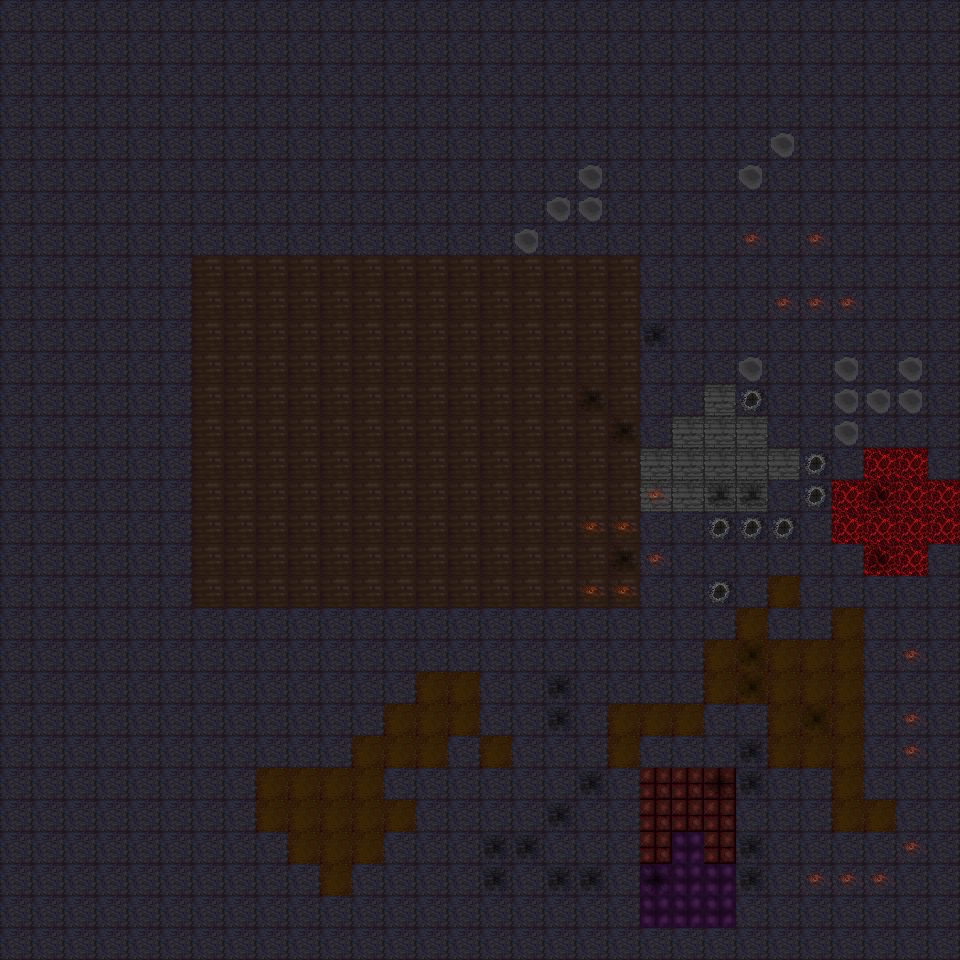

The image is a tile-based game level rendered from a .tmx file. Its description and complete source (layers, tilesets, objects, tile grids) follow:
An orthogonal 30x30 tile map with 32x32 px tiles, 2 tile layers (ground, decal).

<map version="1.10" tiledversion="1.11.2" orientation="orthogonal" renderorder="right-down" width="30" height="30" tilewidth="32" tileheight="32" infinite="0" nextlayerid="3" nextobjectid="1">
 <tileset firstgid="1" name="test" tilewidth="32" tileheight="32" tilecount="28" columns="7">
  <image source="tileset1.png" width="224" height="128" />
 </tileset>
 <layer id="1" name="ground" width="30" height="30">
  <data encoding="csv">
3,3,3,3,3,3,3,3,3,3,3,3,3,3,3,3,3,3,3,3,3,3,3,3,3,3,3,3,3,3,
3,3,3,3,3,3,3,3,3,3,3,3,3,3,3,3,3,3,3,3,3,3,3,3,3,3,3,3,3,3,
3,3,3,3,3,3,3,3,3,3,3,3,3,3,3,3,3,3,3,3,3,3,3,3,3,3,3,3,3,3,
3,3,3,3,3,3,3,3,3,3,3,3,3,3,3,3,3,3,3,3,3,3,3,3,3,3,3,3,3,3,
3,3,3,3,3,3,3,3,3,3,3,3,3,3,3,3,3,3,3,3,3,3,3,3,3,3,3,3,3,3,
3,3,3,3,3,3,3,3,3,3,3,3,3,3,3,3,3,3,3,3,3,3,3,3,3,3,3,3,3,3,
3,3,3,3,3,3,3,3,3,3,3,3,3,3,3,3,3,3,3,3,3,3,3,3,3,3,3,3,3,3,
3,3,3,3,3,3,3,3,3,3,3,3,3,3,3,3,3,3,3,3,3,3,3,3,3,3,3,3,3,3,
3,3,3,3,3,3,1,1,1,1,1,1,1,1,1,1,1,1,1,1,3,3,3,3,3,3,3,3,3,3,
3,3,3,3,3,3,1,1,1,1,1,1,1,1,1,1,1,1,1,1,3,3,3,3,3,3,3,3,3,3,
3,3,3,3,3,3,1,1,1,1,1,1,1,1,1,1,1,1,1,1,3,3,3,3,3,3,3,3,3,3,
3,3,3,3,3,3,1,1,1,1,1,1,1,1,1,1,1,1,1,1,3,3,3,3,3,3,3,3,3,3,
3,3,3,3,3,3,1,1,1,1,1,1,1,1,1,1,1,1,1,1,3,3,11,3,3,3,3,3,3,3,
3,3,3,3,3,3,1,1,1,1,1,1,1,1,1,1,1,1,1,1,3,11,11,11,3,3,3,3,3,3,
3,3,3,3,3,3,1,1,1,1,1,1,1,1,1,1,1,1,1,1,11,11,11,11,11,3,3,13,13,3,
3,3,3,3,3,3,1,1,1,1,1,1,1,1,1,1,1,1,1,1,11,11,11,11,3,3,13,13,13,13,
3,3,3,3,3,3,1,1,1,1,1,1,1,1,1,1,1,1,1,1,3,3,3,3,3,3,13,13,13,13,
3,3,3,3,3,3,1,1,1,1,1,1,1,1,1,1,1,1,1,1,3,3,3,3,3,3,3,13,13,3,
3,3,3,3,3,3,1,1,1,1,1,1,1,1,1,1,1,1,1,1,3,3,3,3,4,3,3,3,3,3,
3,3,3,3,3,3,3,3,3,3,3,3,3,3,3,3,3,3,3,3,3,3,3,4,3,3,4,3,3,3,
3,3,3,3,3,3,3,3,3,3,3,3,3,3,3,3,3,3,3,3,3,3,4,4,4,4,4,3,3,3,
3,3,3,3,3,3,3,3,3,3,3,3,3,4,4,3,3,3,3,3,3,3,4,4,4,4,4,3,3,3,
3,3,3,3,3,3,3,3,3,3,3,3,4,4,4,3,3,3,3,4,4,4,3,3,4,4,4,3,3,3,
3,3,3,3,3,3,3,3,3,3,3,4,4,4,3,4,3,3,3,4,3,3,3,3,4,4,4,3,3,3,
3,3,3,3,3,3,3,3,4,4,4,4,3,3,3,3,3,3,3,3,7,7,7,3,3,3,4,3,3,3,
3,3,3,3,3,3,3,3,4,4,4,4,4,3,3,3,3,3,3,3,7,7,7,3,3,3,4,4,3,3,
3,3,3,3,3,3,3,3,3,4,4,4,3,3,3,3,3,3,3,3,7,6,7,3,3,3,3,3,3,3,
3,3,3,3,3,3,3,3,3,3,4,3,3,3,3,3,3,3,3,3,6,6,6,3,3,3,3,3,3,3,
3,3,3,3,3,3,3,3,3,3,3,3,3,3,3,3,3,3,3,3,6,6,6,3,3,3,3,3,3,3,
3,3,3,3,3,3,3,3,3,3,3,3,3,3,3,3,3,3,3,3,3,3,3,3,3,3,3,3,3,3
</data>
 </layer>
 <layer id="2" name="decal" width="30" height="30">
  <data encoding="csv">
0,0,0,0,0,0,0,0,0,0,0,0,0,0,0,0,0,0,0,0,0,0,0,0,0,0,0,0,0,0,
0,0,0,0,0,0,0,0,0,0,0,0,0,0,0,0,0,0,0,0,0,0,0,0,0,0,0,0,0,0,
0,0,0,0,0,0,0,0,0,0,0,0,0,0,0,0,0,0,0,0,0,0,0,0,0,0,0,0,0,0,
0,0,0,0,0,0,0,0,0,0,0,0,0,0,0,0,0,0,0,0,0,0,0,0,0,0,0,0,0,0,
0,0,0,0,0,0,0,0,0,0,0,0,0,0,0,0,0,0,0,0,0,0,0,0,27,0,0,0,0,0,
0,0,0,0,0,0,0,0,0,0,0,0,0,0,0,0,0,0,27,0,0,0,0,27,0,0,0,0,0,0,
0,0,0,0,0,0,0,0,0,0,0,0,0,0,0,0,0,27,27,0,0,0,0,0,0,0,0,0,0,0,
0,0,0,0,0,0,0,0,0,0,0,0,0,0,0,0,27,0,0,0,0,0,0,26,0,26,0,0,0,0,
0,0,0,0,0,0,0,0,0,0,0,0,0,0,0,0,0,0,0,0,0,0,0,0,0,0,0,0,0,0,
0,0,0,0,0,0,0,0,0,0,0,0,0,0,0,0,0,0,0,0,0,0,0,0,26,26,26,0,0,0,
0,0,0,0,0,0,0,0,0,0,0,0,0,0,0,0,0,0,0,0,28,0,0,0,0,0,0,0,0,0,
0,0,0,0,0,0,0,0,0,0,0,0,0,0,0,0,0,0,0,0,0,0,0,27,0,0,27,0,27,0,
0,0,0,0,0,0,0,0,0,0,0,0,0,0,0,0,0,0,28,0,0,0,0,25,0,0,27,27,27,0,
0,0,0,0,0,0,0,0,0,0,0,0,0,0,0,0,0,0,0,28,0,0,0,0,0,0,27,0,0,0,
0,0,0,0,0,0,0,0,0,0,0,0,0,0,0,0,0,0,0,0,0,0,0,0,0,25,0,0,0,0,
0,0,0,0,0,0,0,0,0,0,0,0,0,0,0,0,0,0,0,0,26,0,28,28,0,25,0,28,0,0,
0,0,0,0,0,0,0,0,0,0,0,0,0,0,0,0,0,0,26,26,0,0,25,25,25,0,0,0,0,0,
0,0,0,0,0,0,0,0,0,0,0,0,0,0,0,0,0,0,0,28,26,0,0,0,0,0,0,28,0,0,
0,0,0,0,0,0,0,0,0,0,0,0,0,0,0,0,0,0,26,26,0,0,25,0,0,0,0,0,0,0,
0,0,0,0,0,0,0,0,0,0,0,0,0,0,0,0,0,0,0,0,0,0,0,0,0,0,0,0,0,0,
0,0,0,0,0,0,0,0,0,0,0,0,0,0,0,0,0,0,0,0,0,0,0,28,0,0,0,0,26,0,
0,0,0,0,0,0,0,0,0,0,0,0,0,0,0,0,0,28,0,0,0,0,0,28,0,0,0,0,0,0,
0,0,0,0,0,0,0,0,0,0,0,0,0,0,0,0,0,28,0,0,0,0,0,0,0,28,0,0,26,0,
0,0,0,0,0,0,0,0,0,0,0,0,0,0,0,0,0,0,0,0,0,0,0,28,0,0,0,0,26,0,
0,0,0,0,0,0,0,0,0,0,0,0,0,0,0,0,0,0,28,0,0,0,28,28,0,0,0,0,0,0,
0,0,0,0,0,0,0,0,0,0,0,0,0,0,0,0,0,28,0,0,0,0,0,0,0,0,0,0,0,0,
0,0,0,0,0,0,0,0,0,0,0,0,0,0,0,28,28,0,0,0,0,0,0,28,0,0,0,0,26,0,
0,0,0,0,0,0,0,0,0,0,0,0,0,0,0,28,0,28,28,0,28,0,0,28,0,26,26,26,0,0,
0,0,0,0,0,0,0,0,0,0,0,0,0,0,0,0,0,0,0,0,0,0,0,0,0,0,0,0,0,0,
0,0,0,0,0,0,0,0,0,0,0,0,0,0,0,0,0,0,0,0,0,0,0,0,0,0,0,0,0,0
</data>
 </layer>
</map>